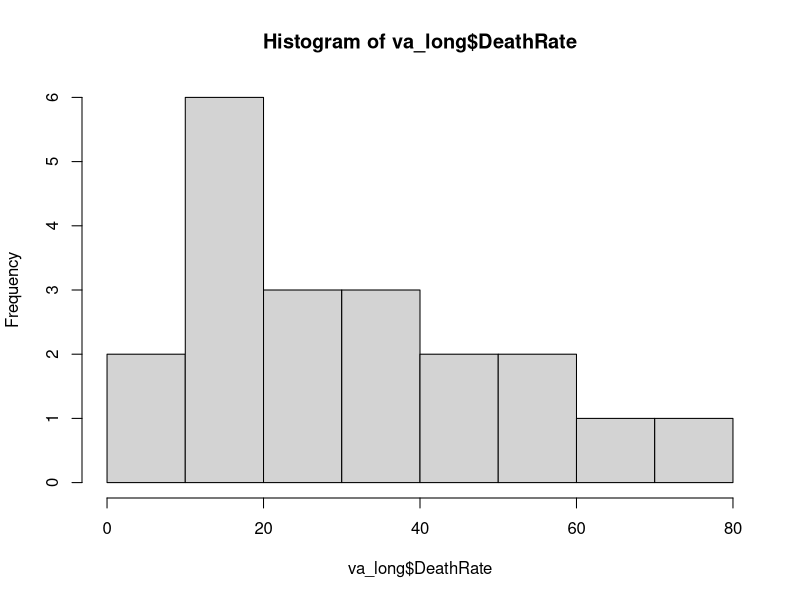
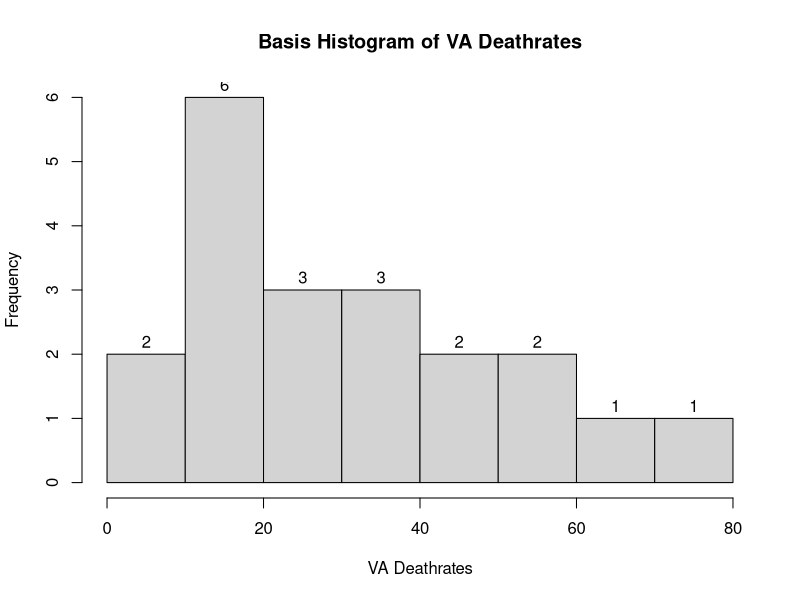
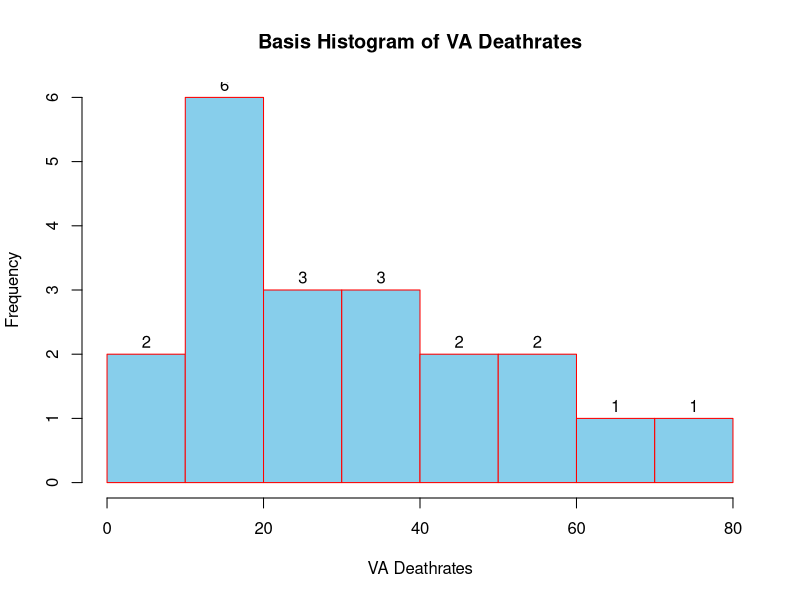
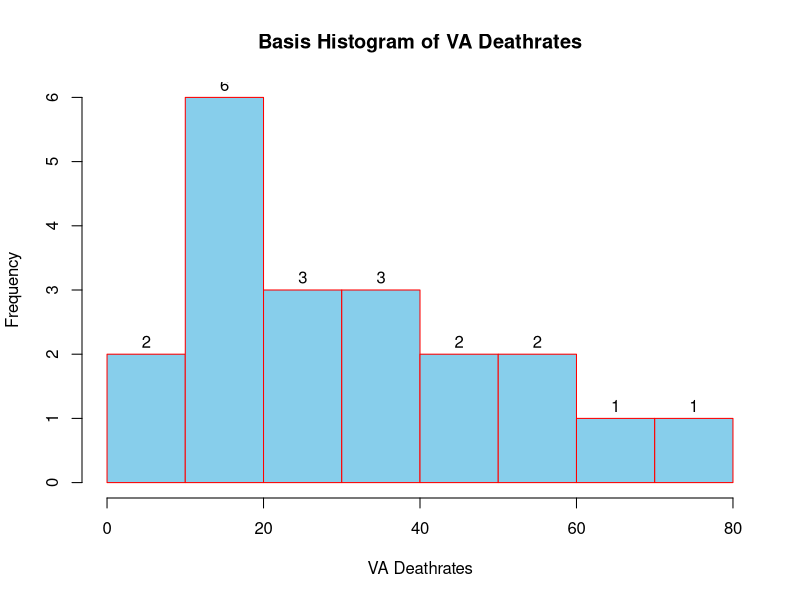
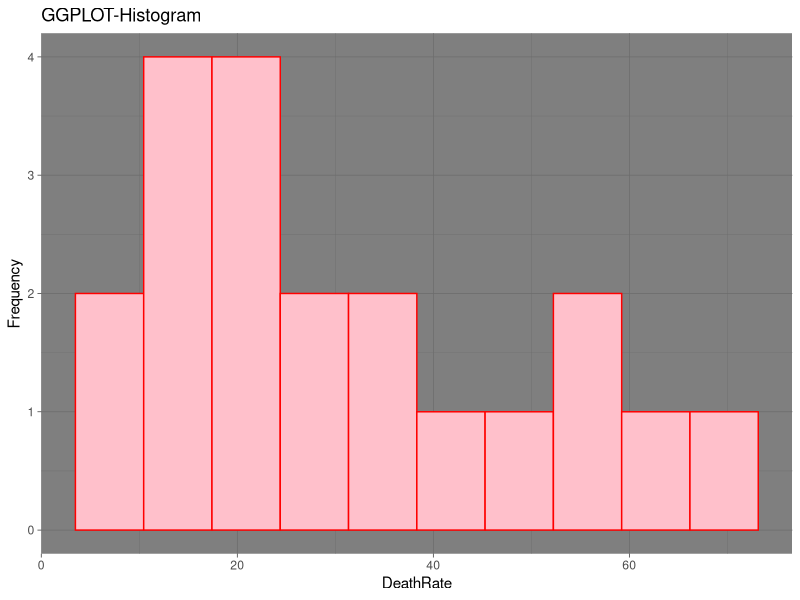

Write R code to recreate these figures, in order.
#Accessing information about the Dataset
?VADeaths
#Checking the type of the Dataset
class(VADeaths)

help(class)
va_df <- as.data.frame(VADeaths)
class(va_df)

#creating a view of the DataSet in the form of a Table
View(va_df)

#creating new column in the dataframe
va_df$AgeGroups <- row.names(VADeaths)
View(va_df)
help(reshape)
va_df

#changing the data into "Long" format using "reshape" function 
va_long = reshape(va_df,
                  direction = "long",
                  varying = colnames(VADeaths),
                  v.names = "DeathRate",
                  timevar = "Population",
                  times = colnames(VADeaths)
)
View(va_long)

#building a basic Histogram
#png("Basic_hist.png")
hist(va_long$DeathRate)
#dev.off()
help(hist)

#changing the title and labels
hist(va_long$DeathRate,
     main = "Basis Histogram of VA Deathrates",
     xlab = "VA Deathrates",
     ylab = "Frequency",
     labels = TRUE)

#changing the color and border of histogram
hist(va_long$DeathRate,
     main = "Basis Histogram of VA Deathrates",
     xlab = "VA Deathrates",
     ylab = "Frequency",
     labels = TRUE,
     col = "skyblue",
     border = "red",
     #xlim = c(-80,80)
)

#changing the Number of bins/ bin = width
hist(va_long$DeathRate,
     breaks = 5,
     main = "Basis Histogram of VA Deathrates",
     xlab = "VA Deathrates",
     ylab = "Frequency",
     labels = TRUE,
     col = "skyblue",
     border = "red",
)

#data
#Asthetics---> x,y
#Geometry
#Facets
#Statistics
#Coordinates
#themes
#labels

library(ggplot2)
ggplot(
  va_long,
  aes(x=DeathRate)
)+
  geom_histogram(
    bins = 10,
    fill="pink", 
    col="red")+
  labs(
    title = "GGPLOT-Histogram",
    y = "Frequency")+
  #facet_wrap(~Population)
  theme_dark()